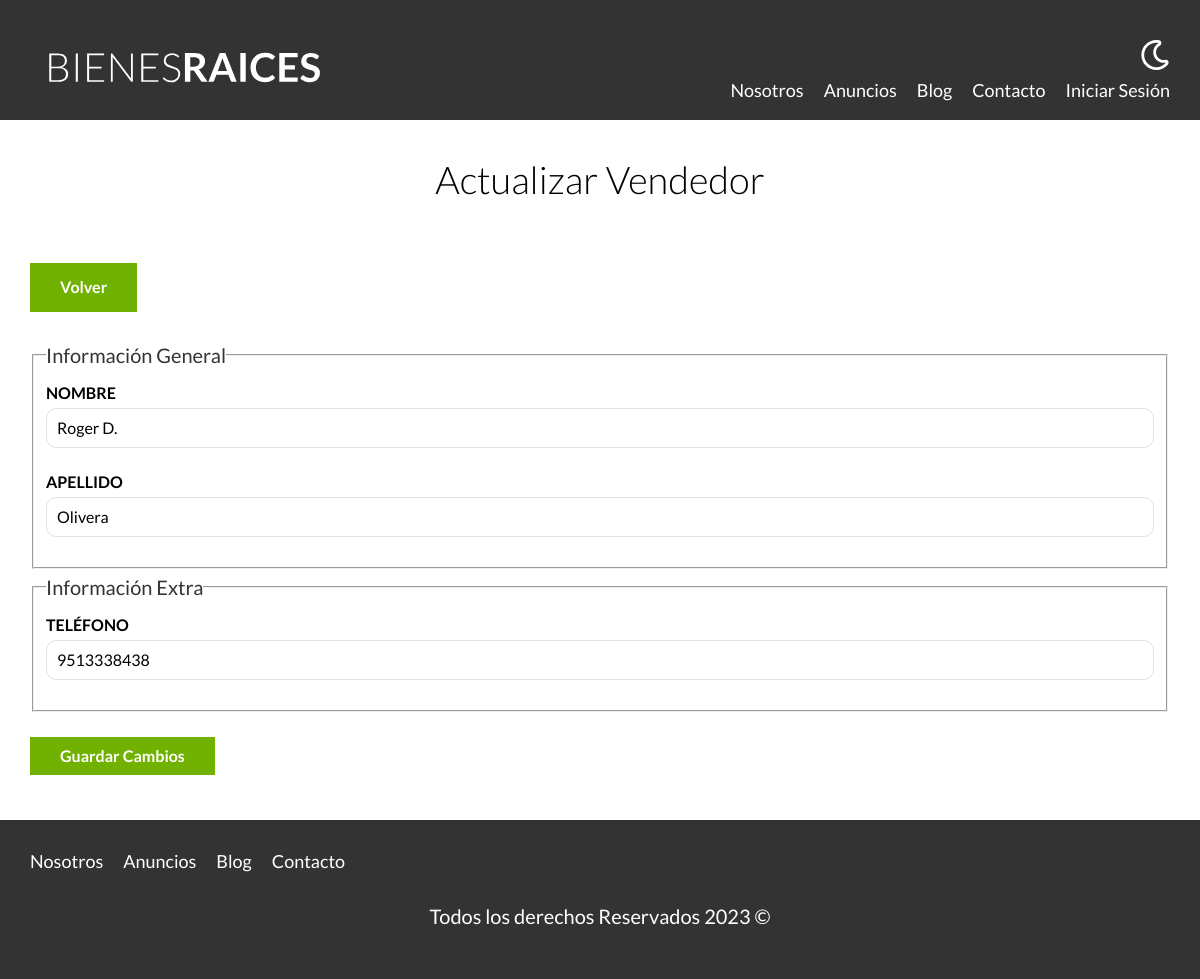
Page /admin/vendedores/actualizar.php?id=1 on the committed database.
### tables this page shows
CREATE TABLE `vendedores` (
  `id` int NOT NULL AUTO_INCREMENT,
  `nombre` varchar(45) DEFAULT NULL,
  `apellido` varchar(45) DEFAULT NULL,
  `telefono` varchar(10) DEFAULT NULL,
  PRIMARY KEY (`id`)
);

### classes/ActiveRecord.php (called while the page is built, shortened)
<?php
class ActiveRecord{
    protected static $db;
    protected static $tabla = '';
    public static function setDB($database){
        self::$db = $database;
    }
    public static function find($id){
        $query = "SELECT * FROM " . static::$tabla . " WHERE id = $id";
        $resultado = self::consultarSQL($query);
        return array_shift( $resultado);
    }
    public static function consultarSQL($query){
            $resultado = self::$db->query($query);
        $array = [];
        while($registro = $resultado->fetch_assoc()){
            $array[] = static::crearObjeto($registro);
        }
        return $array;
    }
    protected static function crearObjeto($registro){
        $objeto = new static;
        foreach($registro as $key => $value){
            if(property_exists($objeto, $key)){
                $objeto->$key = $value;
            }
        }
        return $objeto;
    }
}
?>

### includes/funciones.php (called while the page is built, shortened)
<?php
function s($html):string{
    $s = htmlspecialchars($html);
    return $s;
}

### includes/templates/formulario_vendedores.php (the view)
<fieldset>
    <legend>Información General</legend>
    <label for="titulo">Nombre</label>
    <input type="text" id="nombre" name="vendedor[nombre]" placeholder="Nombre Vendedor" value="<?php echo s($vendedor->nombre); ?>">
    <label for="apellido">Apellido</label>
    <input type="text" id="nombre" name="vendedor[apellido]" placeholder="Apellido Vendedor" value="<?php echo s($vendedor->apellido); ?>">
</fieldset>
<fieldset>
    <legend>Información Extra</legend>
    <label for="telefono">Teléfono</label>
    <input type="tel" id="telefono" name="vendedor[telefono]" placeholder="Telefono" value="<?php echo s($vendedor->telefono); ?>">
</fieldset>

### build/css/app.css (style rules this page uses)
html { line-height:1.15;-webkit-text-size-adjust:100% }
body { margin:0 }
button,input,optgroup,select,textarea { font-family:inherit;font-size:100%;line-height:1.15;margin:0 }
button,input { overflow:visible }
fieldset { padding:.35em .75em .625em }
legend { box-sizing:border-box;color:inherit;display:table;max-width:100%;padding:0;white-space:normal }
html { font-size:62.5%;box-sizing:border-box }
*,:after,:before { box-sizing:inherit }
body { font-family:Lato,sans-serif;font-size:1.6rem;line-height:1.8 }
.formulario legend { font-size:2rem;color:#333 }
.formulario label { font-weight:700;text-transform:uppercase;display:block }
.formulario input:not([type=submit]),.formulario select,.formulario textarea { padding:1rem;display:block;width:100%;background-color:#fff;border:1px solid #e1e1e1;border-radius:1rem;margin-bottom:2rem }

### rows in the picture
vendedores: nombre "Roger D.", apellido "Olivera", telefono "9513338438"
